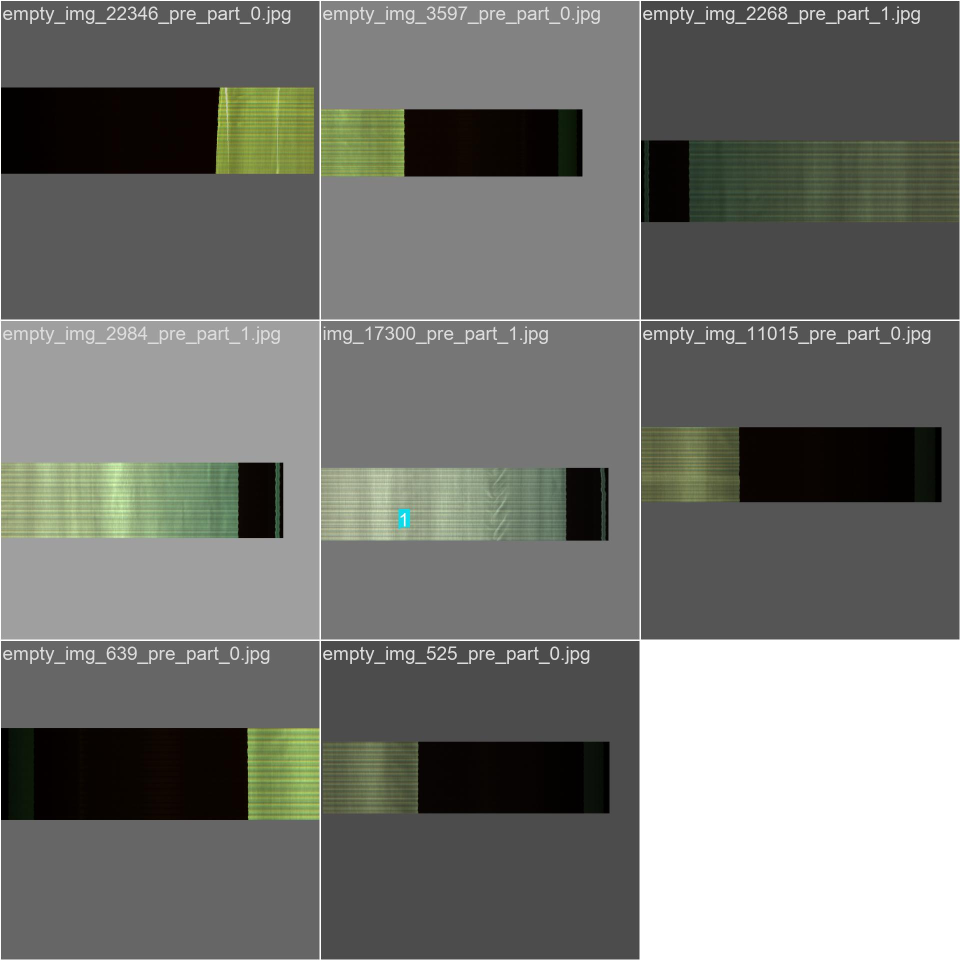
#> input picture logs/baseline_1280_20261003_075057/train_batch0.jpg, 1920 x 1920 px (shown at 1/2 size)
$ python -i stage8_frequency_analysis.py   (imports and definitions only)   (older library calls are emulated)
#> lines starting #> are read from the running program, lines starting #| are printed output that depends on the picture
#!/usr/bin/env python3
"""Paired train-only frequency analysis for Plastic_Bomo HBB candidate ROIs."""
from __future__ import annotations

import argparse
import csv
import json
from collections import defaultdict
from pathlib import Path

import cv2
import numpy as np


EPS = 1e-12


def overlap(a, b) -> bool:
    return min(a[2], b[2]) > max(a[0], b[0]) and min(a[3], b[3]) > max(a[1], b[1])


def metrics(gray: np.ndarray) -> dict[str, float]:
    x = gray.astype(np.float32) / 255.0
    h, w = x.shape
    x = x[: h - h % 2, : w - w % 2]
    a, b, c, d = x[0::2, 0::2], x[0::2, 1::2], x[1::2, 0::2], x[1::2, 1::2]
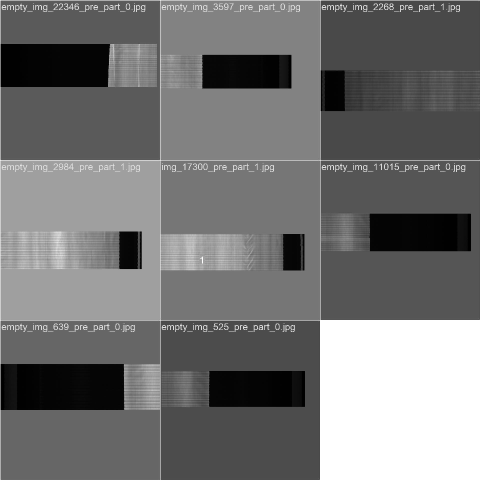
#> a: shape (960, 960) float32 (shown at 1/2 size); min 0, max 1, mean 0.451
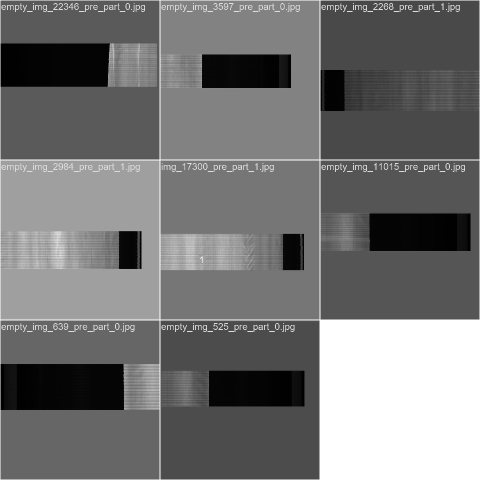
#> d: shape (960, 960) float32 (shown at 1/2 size); min 0, max 1, mean 0.455
    ll, lh, hl, hh = (a+b+c+d)/2, (-a-b+c+d)/2, (-a+b-c+d)/2, (a-b-c+d)/2
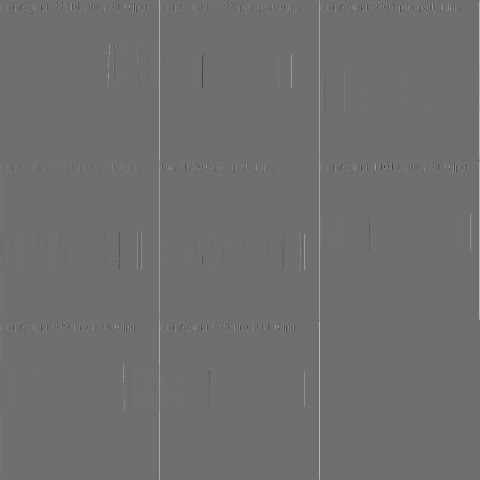
#> hl: shape (960, 960) float32 (shown at 1/2 size); min -0.561, max 0.724, mean 0.00169; drawn with min black and max white
    energies = [float(np.mean(z*z)) for z in (ll, lh, hl, hh)]
#> energies = [1.09, 0.00162, 0.0015, 4.31e-05]
    spec = np.abs(np.fft.fftshift(np.fft.fft2(x - x.mean()))) ** 2
    yy, xx = np.indices(spec.shape); cy, cx = (np.asarray(spec.shape)-1)/2
    radius = np.sqrt(((yy-cy)/(max(1, spec.shape[0]/2)))**2 + ((xx-cx)/(max(1, spec.shape[1]/2)))**2)
    high = float(spec[radius >= .35].sum() / (spec.sum()+EPS))
#> high = 0.0129
    flat = spec[radius >= .08]; periodicity = float(flat.max()/(flat.mean()+EPS)) if flat.size else 0.0
#> after `periodicity = float(flat.max() / (flat.mean() + EPS)) if flat.size els`: periodicity = 9530.8
    sx=cv2.Sobel(x,cv2.CV_32F,1,0,ksize=3);sy=cv2.Sobel(x,cv2.CV_32F,0,1,ksize=3)
#> after `sx = cv2.Sobel(x, cv2.CV_32F, 1, 0, ksize=3)`:
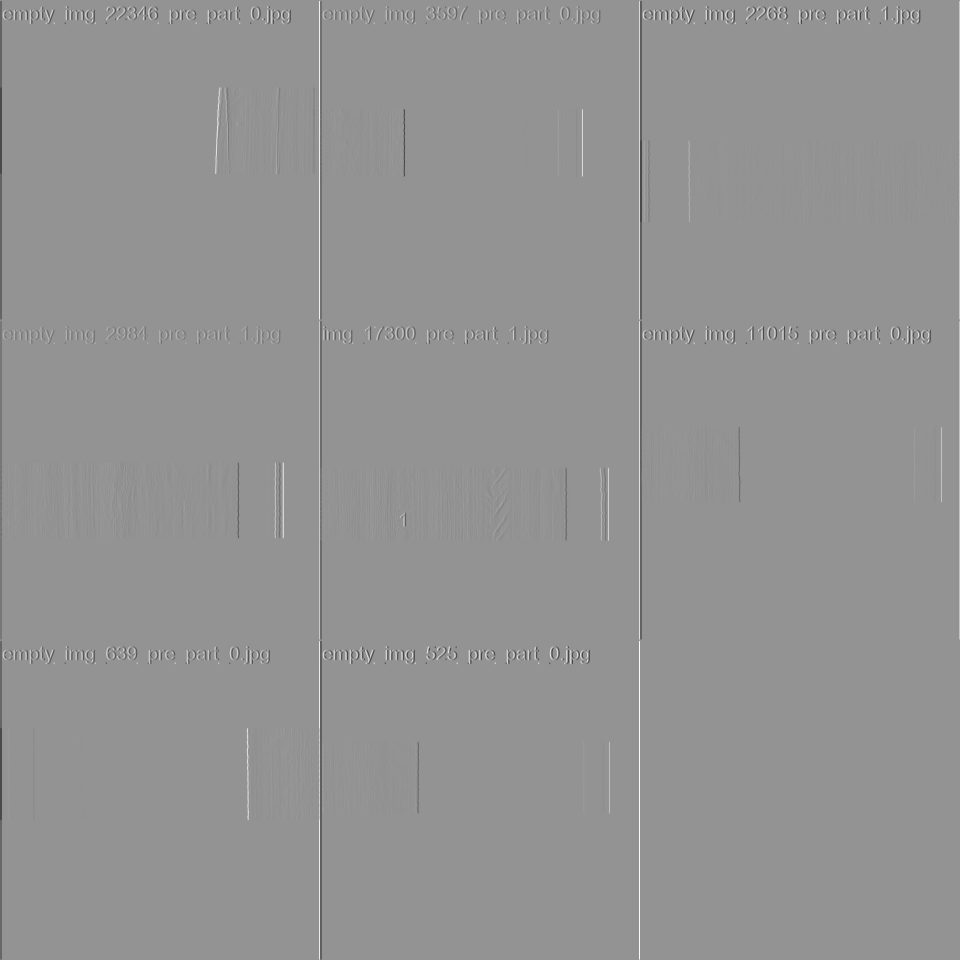
#> sx: shape (1920, 1920) float32 (shown at 1/2 size); min -4, max 2.93, mean -0.000955; drawn with min black and max white
    lap=cv2.Laplacian(x,cv2.CV_32F,ksize=3)
    hist=np.histogram(gray,bins=32,range=(0,256))[0].astype(float);p=hist/(hist.sum()+EPS);entropy=float(-(p[p>0]*np.log2(p[p>0])).sum())
#> after `hist = np.histogram(gray, bins=32, range=(0, 256))[0].astype(float)`: hist = 32 values, max 633188 at index 9, min 252 at index 30, mean 115200
#> after `p = hist / (hist.sum() + EPS)`: p = 32 values, max 0.172 at index 9, min 6.84e-05 at index 30, mean 0.0312
#> after `entropy = float(-(p[p > 0] * np.log2(p[p > 0])).sum())`: entropy = 3.63
    eh=sum(energies[1:]);total=sum(energies)
#> after `eh = sum(energies[1:])`: eh = 0.00316
#> after `total = sum(energies)`: total = 1.09
    return {"e_ll":energies[0],"e_lh":energies[1],"e_hl":energies[2],"e_hh":energies[3],"e_high":eh,"haar_high_ratio":eh/(total+EPS),"fft_high_ratio":high,"fft_periodicity":periodicity,"sobel_mean":float(np.hypot(sx,sy).mean()),"laplacian_abs_mean":float(np.abs(lap).mean()),"texture_entropy":entropy,"mean_intensity":float(x.mean()),"std_intensity":float(x.std())}


# [69 lines left out: functions find_background, bootstrap, main, not called in this run]


# [1 line not run here, left out]

>>> import cv2
>>> picture = cv2.imread('../../logs/baseline_1280_20261003_075057/train_batch0.jpg', cv2.IMREAD_GRAYSCALE)
>>> result = metrics(picture)
#> result = 13 items

$ run again, on logs/baseline_1280_20261003_075057/train_batch2.jpg
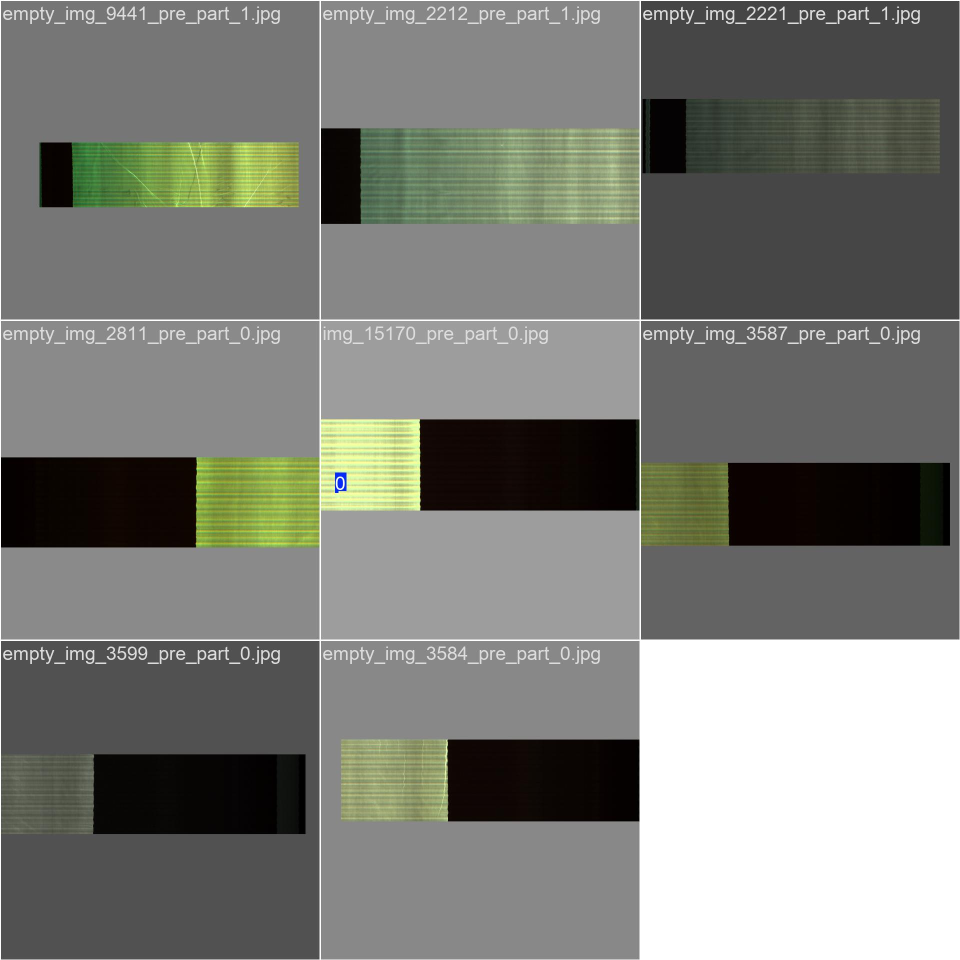
#> input picture logs/baseline_1280_20261003_075057/train_batch2.jpg, 1920 x 1920 px (shown at 1/2 size)
#> in metrics, `a, b, c, d = x[0::2, 0::2], x[0::2, 1::2], x[1::2, 0::2], x[1::2, 1::2]`:
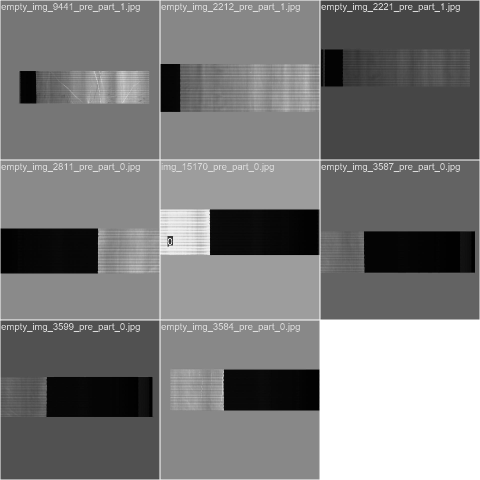
#> d: shape (960, 960) float32 (shown at 1/2 size); min 0, max 1, mean 0.485
#> energies = [1.2, 0.00159, 0.00139, 3.62e-05]
#> high = 0.0115
#> periodicity = 9362.9
#> in metrics, `lap=cv2.Laplacian(x,cv2.CV_32F,ksize=3)`:
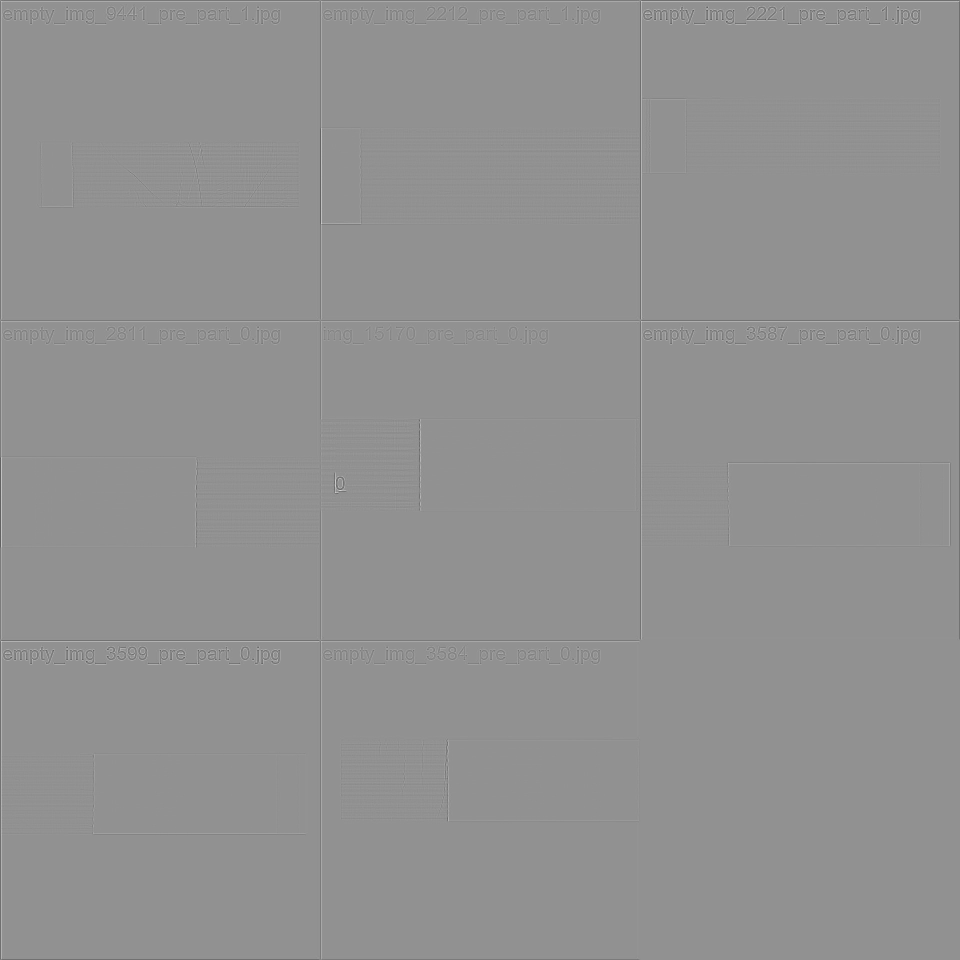
#> lap: shape (1920, 1920) float32 (shown at 1/2 size); min -6.05, max 4.56, mean -0.0017; drawn with min black and max white
#> hist = 32 values, max 612622 at index 17, min 1096 at index 5, mean 115200
#> p = 32 values, max 0.166 at index 17, min 0.000297 at index 5, mean 0.0312
#> entropy = 3.72
#> eh = 0.00302
#> total = 1.21
#> result = 13 items

$ run again, on logs/baseline_1280_20261003_075057/val_batch0_pred.jpg
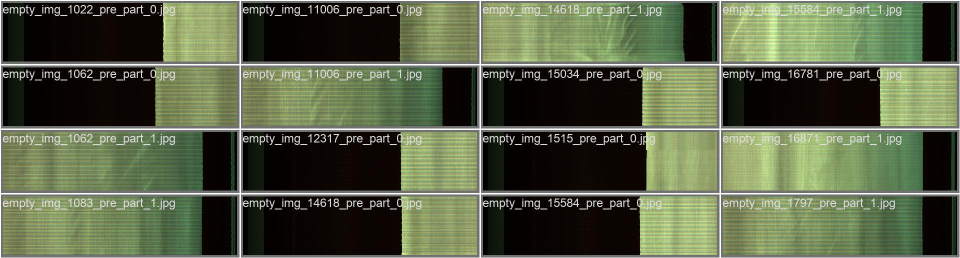
#> input picture logs/baseline_1280_20261003_075057/val_batch0_pred.jpg, 1920 x 516 px (shown at 1/2 size)
#> in metrics, `ll, lh, hl, hh = (a+b+c+d)/2, (-a-b+c+d)/2, (-a+b-c+d)/2, (a-b-c+d)/2`:
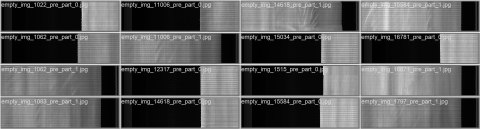
#> ll: shape (258, 960) float32 (shown at 1/2 size); min 0, max 2, mean 0.72; drawn with min black and max white
#> energies = [0.83, 0.0105, 0.00619, 0.000573]
#> high = 0.0698
#> periodicity = 25921.6
#> in metrics, `lap=cv2.Laplacian(x,cv2.CV_32F,ksize=3)`:
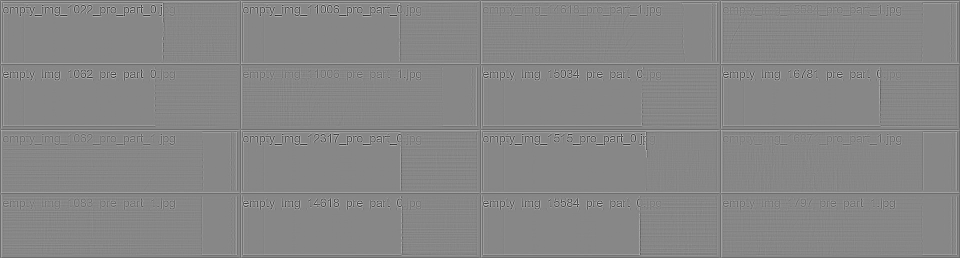
#> lap: shape (516, 1920) float32 (shown at 1/2 size); min -5.85, max 5.19, mean -0.00543; drawn with min black and max white
#> hist = 32 values, max 297215 at index 0, min 351 at index 30, mean 30960
#> p = 32 values, max 0.3 at index 0, min 0.000354 at index 30, mean 0.0312
#> entropy = 3.86
#> eh = 0.0173
#> total = 0.848
#> result = 13 items
